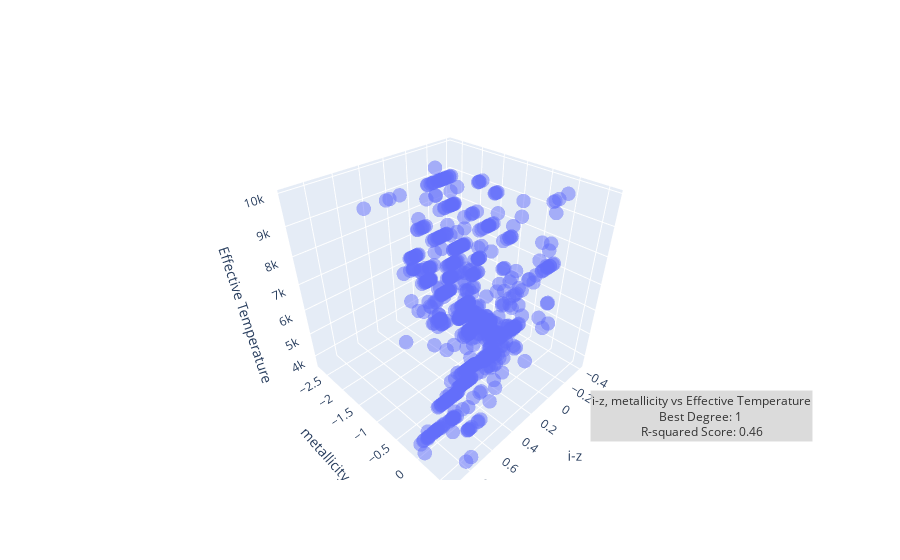

Notebook code cell kept with this figure:
### Code cell
ug_iz = pd.DataFrame()
ug_iz = color_filters_df["r_i"] + color_filters_df["metallicity"]

x_train, x_test, y_train, y_test = train_test_split(ug_iz, color_filters_df["temperature"], test_size=0.2, random_state=42) 
x_train_reshape = x_train.values.reshape(-1, 1) 
x_test_reshape = x_test.values.reshape(-1, 1)

u_g_x_train, u_g_x_test, u_g_y_train, u_g_y_test = train_test_split(color_filters_df["r_i"], color_filters_df["temperature"], test_size=0.2, random_state=42) 
u_g_x_train_reshape = u_g_x_train.values.reshape(-1, 1) 
u_g_x_test_reshape = u_g_x_test.values.reshape(-1, 1)

i_z_x_train, i_z_x_test, i_z_y_train, i_z_y_test = train_test_split(color_filters_df["metallicity"], color_filters_df["temperature"], test_size=0.2, random_state=42) 
i_z_x_train_reshape = i_z_x_train.values.reshape(-1, 1) 
i_z_x_test_reshape = i_z_x_test.values.reshape(-1, 1)

best_score = 0
best_prediction = None
best_degree = 0

for i in range(1, 2):
    poly = PolynomialFeatures(degree=i)

    x_train_tf = poly.fit_transform(x_train_reshape)
    x_test_tf = poly.fit_transform(x_test_reshape)

    model = LinearRegression()
    model.fit(x_train_tf, y_train)

    predictions = model.predict(x_test_tf)

    r2 = r2_score(y_test, predictions)
    
    if r2 > best_score:
        best_score = r2
        best_prediction = predictions
        best_degree = i

import plotly.graph_objects as go
# Create a 3D scatter plot
fig = go.Figure(data=[go.Scatter3d(x=u_g_x_test, y=i_z_x_test, z=u_g_y_test, mode='markers', name='Stars')])

# fig.add_trace(go.Scatter3d(
#     x=u_g_x_test, 
#     y=i_z_x_test, 
#     z=best_prediction,
#     mode='lines',
#     name='Best fit line'
# ))

# Annotation
description = 'r-i, metallicity vs Effective Temperature<br>'
description += f'Best Degree: {best_degree}\n<br>'
description += f'R-squared Score: {best_score:.2f}<br>'

# Add a text annotation
fig.add_annotation(
    text=description,
    xref="paper", yref="paper",
    x=0.99, y=0.1,
    showarrow=False,
    font=dict(size=12, color="black"),
    bgcolor="lightgrey",
    opacity=0.8
)

# Customize the appearance if needed
fig.update_traces(marker=dict(size=5, opacity=0.5))

# Add labels
fig.update_layout(scene=dict(xaxis_title='r-i', yaxis_title='metallicity', zaxis_title='Effective Temperature'))

# Show the interactive plot
fig.show()

### Figure 1 — Plotly figure (JSON) as saved in the notebook; plotly's stock layout.template omitted (floating-point values rounded to 4 significant figures; data arrays with more than 128 entries replaced by an {"elided": "..."} marker saying what was removed)
{"data": [{"marker": {"opacity": 0.5, "size": 5}, "mode": "markers", "name": "Stars", "type": "scatter3d", "x": {"elided": "862 float values"}, "y": {"elided": "862 float values"}, "z": {"elided": "862 int values"}}], "layout": {"annotations": [{"bgcolor": "lightgrey", "font": {"color": "black", "size": 12}, "opacity": 0.8, "showarrow": false, "text": "i-z, metallicity vs Effective Temperature<br>Best Degree: 1\n<br>R-squared Score: 0.46<br>", "x": 0.99, "xref": "paper", "y": 0.1, "yref": "paper"}], "scene": {"xaxis": {"title": {"text": "i-z"}}, "yaxis": {"title": {"text": "metallicity"}}, "zaxis": {"title": {"text": "Effective Temperature"}}}}}
